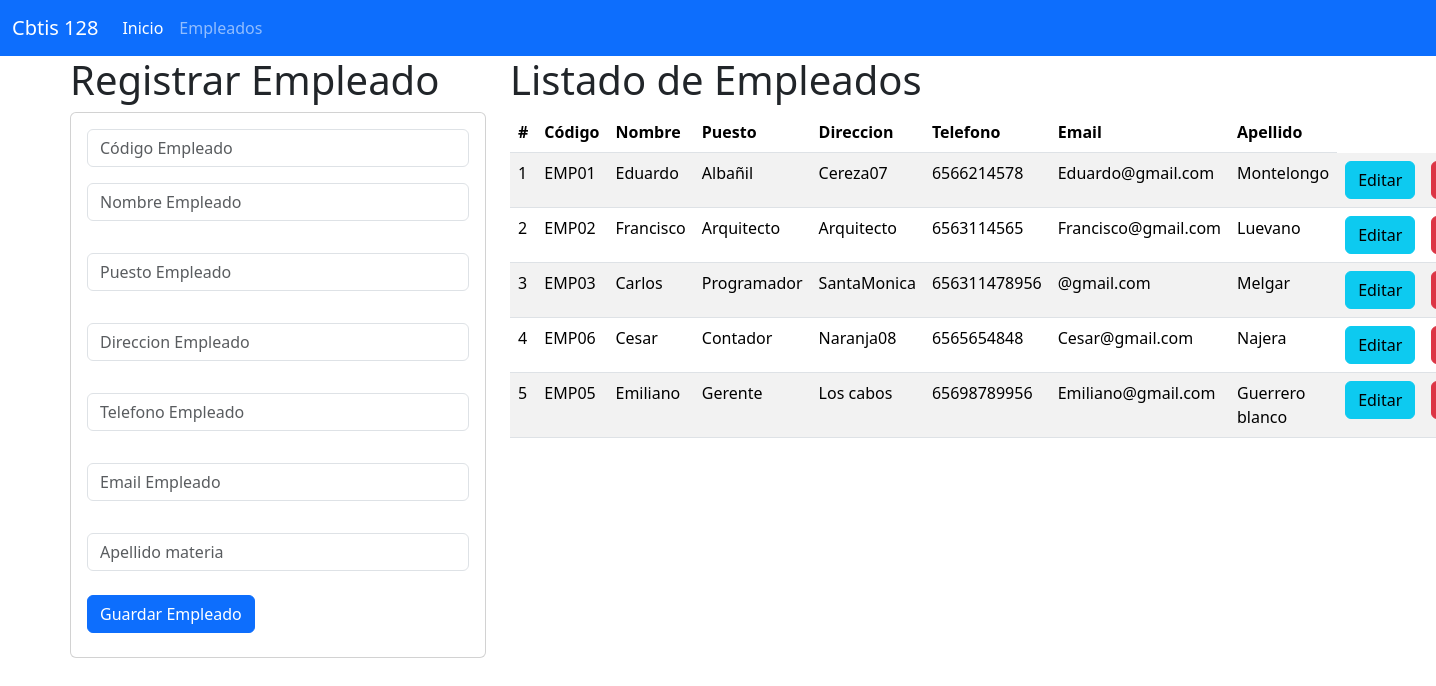
The page / on the database its author committed.
### empleado_app/models.py (models this page shows, shortened)
class Empleado(models.Model):
    codigo=models.CharField(primary_key=True,max_length=6)
    nombre=models.CharField(max_length=100)
    puesto=models.CharField(max_length=100)
    direccion=models.CharField(max_length=100)
    telefono=models.CharField(max_length=100)
    email=models.CharField(max_length=100)
    apellido=models.CharField(max_length=100)

### empleado_app/views.py (the view)
# urls.py: path("",views.inicio_vista, name="inicio_vista"),
def inicio_vista(request):
    losnegocios=Empleado.objects.all()
    return render(request,"gestionarNegocio.html",{"misnegocios":losnegocios})

### empleado_app/templates/gestionarNegocio.html (shortened to what this page needs)
{% extends "base.html" %}
{% block cuerpo %}
<div class="row">
  <div class="col-sm-12 col-md-4 col-lg-4 xl-4">
    <h1>Registrar Empleado</h1>
    <div class="card">
      <div class="card-body">
        <form action="registrarEmpleado/" method="POST">
          <div class="form-group">
            <input type="text" id="txtcodigo" name="txtcodigo" class="form-control"
            placeholder="Código Empleado" minlength="1" maxlength="6" required>
          </div>
          <div class="form-group py-3">
            <input type="text" id="txtnombre" name="txtnombre" class="form-control"
            placeholder="Nombre Empleado" maxlength="100" required>
          </div>
          <div class="form-group py-3">
            <input type="text" id="txtpuesto" name="txtpuesto" class="form-control"
            placeholder="Puesto Empleado" maxlength="100" required>
          </div>
          <div class="form-group py-3">
            <input type="text" id="txtdireccion" name="txtdireccion" class="form-control"
            placeholder="Direccion Empleado" maxlength="100" required>
          </div>
          <div class="form-group py-3">
            <input type="text" id="txttelefono" name="txttelefono" class="form-control"
            placeholder="Telefono Empleado" maxlength="100" required>
          </div>
          <div class="form-group py-3">
            <input type="text" id="txtemail" name="txtemail" class="form-control"
            placeholder="Email Empleado" maxlength="100" required>
          </div>
          <div class="form-group py-3">
            <input type="text" id="txtapellido" name="txtapellido" class="form-control"
            placeholder="Apellido materia" maxlength="100" required>
          </div>
          <div class="form-group py-2">
            <button type="submit" class="btn btn-primary">Guardar Empleado</button>
          </div>
        </form>
      </div>
    </div>
  </div>
  <div class="col-sm-12 col-md-8 col-lg-8 xl-8">
    <h1>Listado de Empleados</h1>
    <table class="table table-striped">
      <thead>
        <tr>
          <th scope="col">#</th>
          <th scope="col">Código</th>
          <th scope="col">Nombre</th>
          <th scope="col">Puesto</th>
          <th scope="col">Direccion</th>
          <th scope="col">Telefono</th>
          <th scope="col">Email</th>
          <th scope="col">Apellido</th>
        </tr>
      </thead>
      <tbody>
        {% for m in misnegocios %}
        <tr>
          <td>{{ forloop.counter }}</td>
          <td>{{ m.codigo }}</td>
          <td>{{ m.nombre }}</td>
          <td>{{ m.puesto }}</td>
          <td>{{ m.direccion }}</td>
          <td>{{ m.telefono }}</td>
          <td>{{ m.email }}</td>
          <td>{{ m.apellido }}</td>
          <td><a href="seleccionarEmpleado/{{ m.codigo }}" class="btn btn-info">Editar</a></td>
          <td><a href="borrarEmpleado/{{ m.codigo }}" class="btn btn-danger">Borrar</a></td>
        </tr>
        {% endfor %}
      </tbody>
    </table>
  </div>
</div>
{% endblock %}

### empleado_app/templates/base.html (shortened to what this page needs)
<!doctype html>
<html lang="es">
    <head>
    <link href="https://cdn.jsdelivr.net/npm/bootstrap@5.3.3/dist/css/bootstrap.min.css" rel="stylesheet">
    </head>
    <body>
<nav class="navbar navbar-expand-lg bg-primary"  data-bs-theme="dark">
    <div class="container-fluid">
      <a class="navbar-brand" href="#">Cbtis 128</a>
      <div class="collapse navbar-collapse" id="navbarNav">
        <ul class="navbar-nav">
          <li class="nav-item">
            <a class="nav-link active" aria-current="page" href="#">Inicio</a>
          </li>
          <li class="nav-item">
            <a class="nav-link" href="#">Empleados</a>
          </li>
        </ul>
      </div>
    </div>
  </nav>
    <div class="container">
        {% block cuerpo %}
        {% endblock %}
    </div>
    </body>
</html>

### rows shown on the page
Empleado: codigo "EMP01", nombre "Eduardo", puesto "Albañil", direccion "Cereza07", telefono "6566214578", email "Eduardo@gmail.com", apellido "Montelongo"
Empleado: codigo "EMP02", nombre "Francisco", puesto "Arquitecto", direccion "Arquitecto", telefono "6563114565", email "Francisco@gmail.com", apellido "Luevano"
Empleado: codigo "EMP03", nombre "Carlos", puesto "Programador", direccion "SantaMonica", telefono "656311478956", email "@gmail.com", apellido "Melgar"
Empleado: codigo "EMP06", nombre "Cesar", puesto "Contador", direccion "Naranja08", telefono "6565654848", email "Cesar@gmail.com", apellido "Najera"
Empleado: codigo "EMP05", nombre "Emiliano", puesto "Gerente", direccion "Los cabos", telefono "65698789956", email "Emiliano@gmail.com", apellido "Guerrero blanco"
